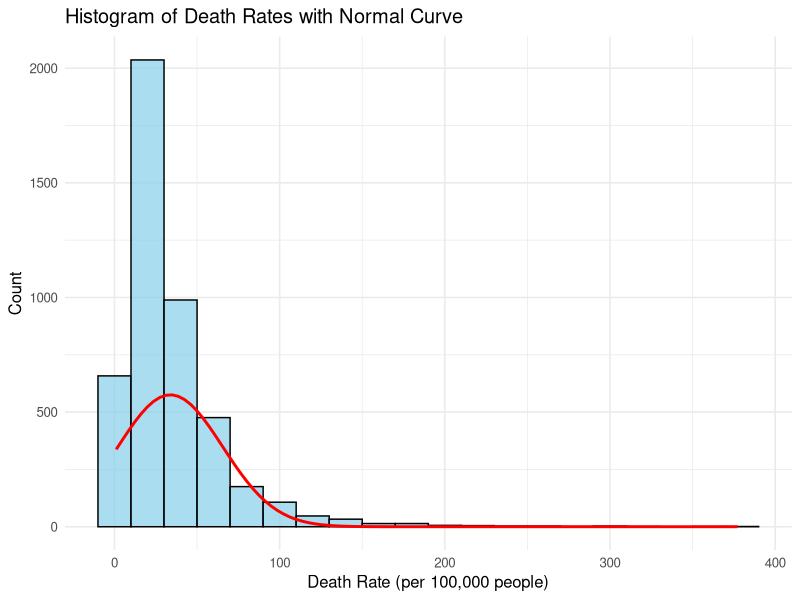

Write R code to recreate this figure.
# Load necessary libraries
library(ggplot2)
library(dplyr)

# Read the CSV file
data <- read.csv("5- respiratory-infection-death-rate-who-mdb.csv")

# Rename columns for clarity
colnames(data) <- c("Entity", "Code", "Year", "Death_Rate")

# Convert Death_Rate to numeric (if needed)
data$Death_Rate <- as.numeric(data$Death_Rate)

# Aggregate data: calculate mean Death_Rate by Entity
entity_death_rate <- data %>%
  group_by(Entity) %>%
  summarise(Avg_Death_Rate = mean(Death_Rate, na.rm = TRUE)) %>%
  arrange(desc(Avg_Death_Rate))



# Get the top 10 entities with the highest death rates
top_entities <- head(entity_death_rate, 10)

# Calculate mean and standard deviation of the death rates
mean_rate <- mean(top_entities$Avg_Death_Rate, na.rm = TRUE)
sd_rate <- sd(top_entities$Avg_Death_Rate, na.rm = TRUE)

# Create a histogram for Death Rates with counts on Y-axis and overlay a normal curve
ggplot(data, aes(x = Death_Rate)) +
  geom_histogram(binwidth = 20, fill = "skyblue", color = "black", alpha = 0.7) +
  stat_function(fun = function(x) {
    # Scale normal curve to match the histogram counts
    dnorm(x, mean = mean(data$Death_Rate, na.rm = TRUE),
          sd = sd(data$Death_Rate, na.rm = TRUE)) *
      nrow(data) * 10  # Scale by total data points and binwidth
  }, color = "red", size = 1) +
  labs(title = "Histogram of Death Rates with Normal Curve",
       x = "Death Rate (per 100,000 people)",
       y = "Count") +
  theme_minimal(base_size = 12)